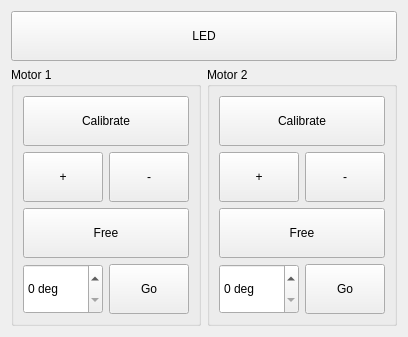
<?xml version="1.0" encoding="UTF-8"?>
<ui version="4.0">
 <class>MotorSettingsForm</class>
 <widget class="QWidget" name="MotorSettingsForm">
  <property name="geometry">
   <rect>
    <x>0</x>
    <y>0</y>
    <width>400</width>
    <height>300</height>
   </rect>
  </property>
  <property name="windowTitle">
   <string>Form</string>
  </property>
  <layout class="QGridLayout" name="gridLayout_2">
   <item row="1" column="0">
    <widget class="QGroupBox" name="groupBox">
     <property name="title">
      <string>Motor 1</string>
     </property>
     <layout class="QGridLayout" name="gridLayout_3">
      <item row="1" column="0">
       <widget class="QPushButton" name="motor1ForwardPushButton">
        <property name="minimumSize">
         <size>
          <width>0</width>
          <height>50</height>
         </size>
        </property>
        <property name="text">
         <string>+</string>
        </property>
       </widget>
      </item>
      <item row="1" column="1">
       <widget class="QPushButton" name="motor1BackwardPushButton">
        <property name="minimumSize">
         <size>
          <width>0</width>
          <height>50</height>
         </size>
        </property>
        <property name="text">
         <string>-</string>
        </property>
       </widget>
      </item>
      <item row="3" column="0">
       <widget class="QSpinBox" name="motor1DestinationSpinBox">
        <property name="minimumSize">
         <size>
          <width>0</width>
          <height>50</height>
         </size>
        </property>
        <property name="suffix">
         <string> deg</string>
        </property>
        <property name="maximum">
         <number>359</number>
        </property>
       </widget>
      </item>
      <item row="3" column="1">
       <widget class="QPushButton" name="motor1GoPushButton">
        <property name="minimumSize">
         <size>
          <width>0</width>
          <height>50</height>
         </size>
        </property>
        <property name="text">
         <string>Go</string>
        </property>
       </widget>
      </item>
      <item row="0" column="0" colspan="2">
       <widget class="QPushButton" name="motor1CalibratePushButton">
        <property name="minimumSize">
         <size>
          <width>0</width>
          <height>50</height>
         </size>
        </property>
        <property name="text">
         <string>Calibrate</string>
        </property>
       </widget>
      </item>
      <item row="2" column="0" colspan="2">
       <widget class="QPushButton" name="motor1FreePushButton">
        <property name="minimumSize">
         <size>
          <width>0</width>
          <height>50</height>
         </size>
        </property>
        <property name="text">
         <string>Free</string>
        </property>
       </widget>
      </item>
     </layout>
    </widget>
   </item>
   <item row="1" column="1">
    <widget class="QGroupBox" name="groupBox_2">
     <property name="title">
      <string>Motor 2</string>
     </property>
     <layout class="QGridLayout" name="gridLayout_4">
      <item row="1" column="0">
       <widget class="QPushButton" name="motor2ForwardPushButton">
        <property name="minimumSize">
         <size>
          <width>0</width>
          <height>50</height>
         </size>
        </property>
        <property name="text">
         <string>+</string>
        </property>
       </widget>
      </item>
      <item row="1" column="1">
       <widget class="QPushButton" name="motor2BackwardPushButton">
        <property name="minimumSize">
         <size>
          <width>0</width>
          <height>50</height>
         </size>
        </property>
        <property name="text">
         <string>-</string>
        </property>
       </widget>
      </item>
      <item row="3" column="0">
       <widget class="QSpinBox" name="motor2DestinationSpinBox">
        <property name="minimumSize">
         <size>
          <width>0</width>
          <height>50</height>
         </size>
        </property>
        <property name="suffix">
         <string> deg</string>
        </property>
        <property name="maximum">
         <number>359</number>
        </property>
       </widget>
      </item>
      <item row="3" column="1">
       <widget class="QPushButton" name="motor2GoPushButton">
        <property name="minimumSize">
         <size>
          <width>0</width>
          <height>50</height>
         </size>
        </property>
        <property name="text">
         <string>Go</string>
        </property>
       </widget>
      </item>
      <item row="2" column="0" colspan="2">
       <widget class="QPushButton" name="motor2FreePushButton">
        <property name="minimumSize">
         <size>
          <width>0</width>
          <height>50</height>
         </size>
        </property>
        <property name="text">
         <string>Free</string>
        </property>
       </widget>
      </item>
      <item row="0" column="0" colspan="2">
       <widget class="QPushButton" name="motor2CalibratePushButton">
        <property name="minimumSize">
         <size>
          <width>0</width>
          <height>50</height>
         </size>
        </property>
        <property name="text">
         <string>Calibrate</string>
        </property>
       </widget>
      </item>
     </layout>
    </widget>
   </item>
   <item row="0" column="0" colspan="2">
    <widget class="QPushButton" name="ledPushButton">
     <property name="minimumSize">
      <size>
       <width>0</width>
       <height>50</height>
      </size>
     </property>
     <property name="text">
      <string>LED</string>
     </property>
     <property name="checkable">
      <bool>true</bool>
     </property>
    </widget>
   </item>
  </layout>
 </widget>
 <resources/>
 <connections/>
</ui>
